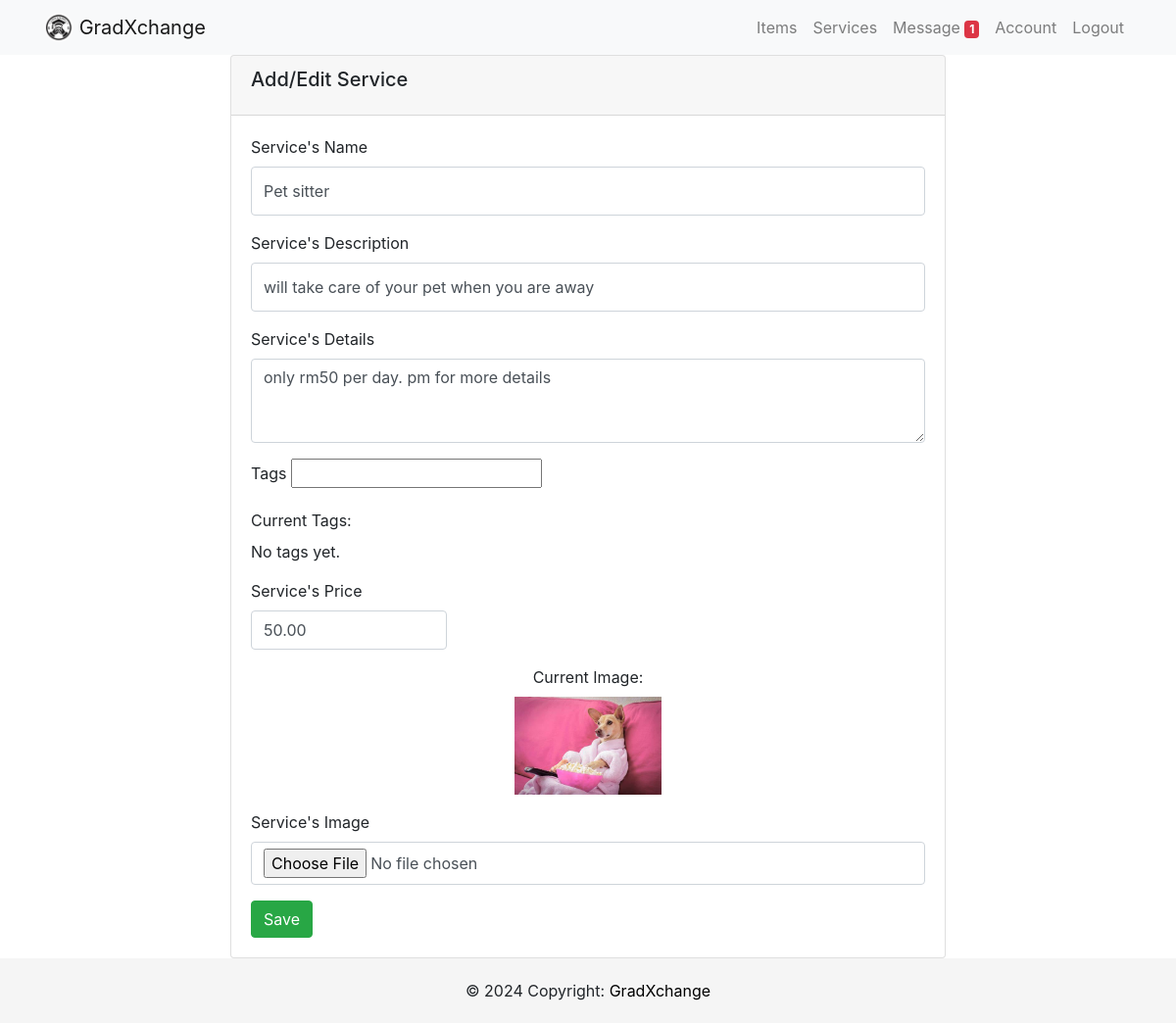
The app's page /service/edit/5/ (signed in) with its own data.
### service/models.py (models this page shows, shortened)
class Service(models.Model):
    tags = TaggableManager()
    service_name = models.CharField(max_length=200)
    service_desc = models.CharField(max_length=200)
    service_detail = models.CharField(max_length=2000)
    service_price = models.DecimalField(max_digits=10, decimal_places=2, validators=[MinValueValidator(Decimal('0.01'))])
    service_image = models.ImageField(upload_to='images_service', default="notfound.png")
    created =  models.DateTimeField(auto_now_add=True)
    user_name = models.ForeignKey(User, on_delete=models.CASCADE,default=1)
    liked_by = models.ManyToManyField(settings.AUTH_USER_MODEL, related_name='service_liked',blank= True)
    class Status(models.TextChoices):
        AVAILABLE = 'AV', 'Available'
        SOLD = 'SO', 'Sold'
    status = models.CharField(
        max_length=2,
        choices=Status.choices,
        default=Status.AVAILABLE,)

### service/views.py (the view)
# urls.py: path('edit/<int:id>/', views.update_service,name='update_service'),
@login_required
def update_service(request, id):
    service = get_object_or_404(Service, id=id)
    if request.method == 'POST':
        form = ServiceForm(request.POST, request.FILES, instance=service)
        if form.is_valid():
            form.save()
            messages.success(request, 'Service updated successfully!')
            return render(request, 'service/service-form.html', {'form': form, 'service': service})
    else:
        form = ServiceForm(instance=service)
    return render(request, 'service/service-form.html', {'form': form, 'service': service})

### service/forms.py (shortened to what this page needs)
class ServiceForm(forms.ModelForm):
    tags = TagField(required=False, help_text="Enter comma-separated tags")
    class Meta:
        model = Service
        fields = ['service_name', 'service_desc', 'service_detail','service_price','service_image','tags']
        widgets = {
            'service_name': forms.TextInput(attrs={'class': 'form-control'}),
            'service_desc': forms.TextInput(attrs={'class': 'form-control'}),
            'service_detail': forms.Textarea(attrs={'class': 'form-control', 'rows': 3}),
            'service_price': forms.NumberInput(attrs={'class': 'form-control'}),
            'service_image': forms.FileInput(attrs={'class': 'form-control'}),
        }
        labels = {
            'service_name': "Service's Name",
            'service_desc': "Service's Description",
            'service_detail': "Service's Details",
            'service_price': "Service's Price",
            'service_image': "Service's Image",
        }

### users/context_processors.py (called while the page is built)
def unread_message_count(request):
    if request.user.is_authenticated:
        count = Message.objects.filter(recipient=request.user.profile, is_read=False).count()
        return {'unread_message_count': count}
    return {}

### service/templates/service/service-form.html (shortened to what this page needs)
{% extends 'users/base.html' %}
{% block body %}
<div class="container" id="item-edit-form">
    <div class="row">
        <div class="col-md-8 offset-md-2">
            <div class="card">
                <div class="card-header">
                    <h5 class="card-title">Add/Edit Service</h5>
                </div>
                <div class="card-body">
                    <form method="POST" enctype="multipart/form-data">
                        <div class="form-group">
                            <label for="{{ form.service_name.id_for_label }}">{{ form.service_name.label }}</label>
                            {{ form.service_name }}
                        </div>
                        <div class="form-group">
                            <label for="{{ form.service_desc.id_for_label }}">{{ form.service_desc.label }}</label>
                            {{ form.service_desc }}
                        </div>
                        <div class="form-group">
                            <label for="{{ form.service_detail.id_for_label }}">{{ form.service_detail.label }}</label>
                            {{ form.service_detail }}
                        </div>
                        <div class="form-group">
                            <label for="{{ form.tags.id_for_label }}">{{ form.tags.label }}</label>
                            {{ form.tags }}
                        </div>
                        {% if form.instance.pk %}
                        <div class="form-group">
                            <label>Current Tags:</label>
                            <div>
                                {% for tag in form.instance.tags.all %}
                                <span class="badge badge-secondary">{{ tag.name }}</span>
                                {% empty %}
                                <span>No tags yet.</span>
                                {% endfor %}
                            </div>
                        </div>
                        {% endif %}
                        <div class="form-group">
                            <label for="{{ form.item_price.id_for_label }}">{{ form.service_price.label }}</label>
                            <div style="max-width: 200px;">
                                {{ form.service_price }}
                            </div>
                        </div>
                        {% if form.instance.service_image %}
                        <div class="form-group text-center">
                            <label>Current Image:</label><br>
                            <img src="{{ form.instance.service_image.url }}" alt="service Image"
                                style="max-width: 100%; height: auto; max-height: 100px;">
                        </div>
                        {% endif %}
                        <div class="form-group">
                            <label for="{{ form.service_image.id_for_label }}">{{ form.service_image.label }}</label>
                            {{ form.service_image }}
                        </div>
                        <button class="btn btn-success" type="submit">Save</button>
                    </form>
                </div>
            </div>
        </div>
    </div>
</div>
{% endblock %}

### static/css/style.css (style rules this page uses)
html, body { height: 100%; margin: 0; padding: 0; }
body { display: flex; flex-direction: column; }
#item-edit-form .form-control { min-height: 40px; width: 100%; }
#item-edit-form .form-control[type="text"], #item-edit-form textarea { min-height: 50px; }
#item-edit-form textarea { min-height: 100px; }

### records on screen
Service: service_name "Pet sitter", service_desc "will take care of your pet when you are away", service_detail "only rm50 per day. pm for more details", service_price "50.00", instance.service_image (picture)

### other values on screen
{{ unread_message_count }} "1"
